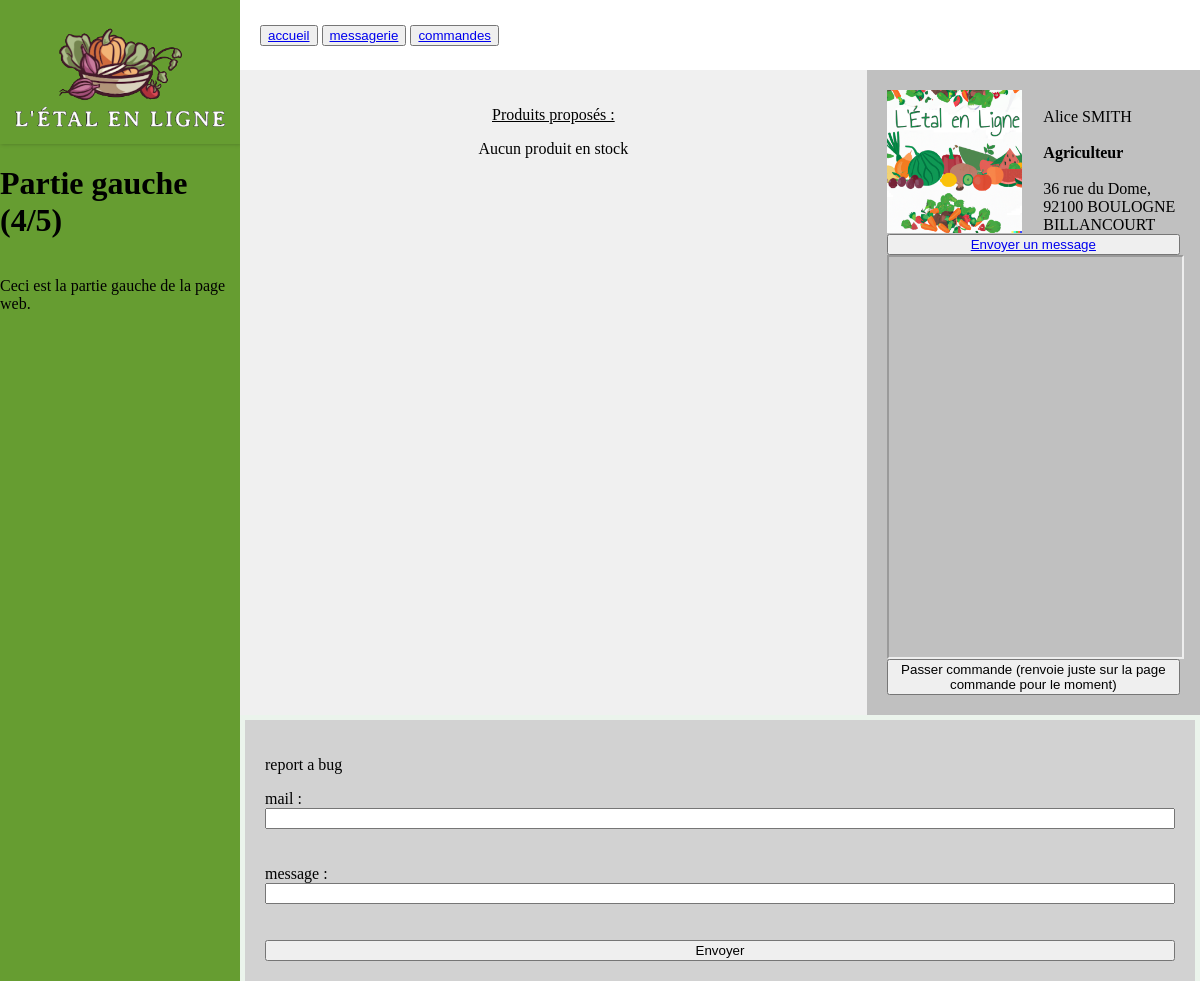
The page /producteur.php?Id_Prod=2 on the database its author committed.
### tables this page shows
CREATE TABLE PRODUCTEUR(
   Id_Prod INT,
   Id_Uti INT NOT NULL,
   Prof_Prod VARCHAR(50),
   PRIMARY KEY(Id_Prod),
   UNIQUE(Id_Uti),
   FOREIGN KEY(Id_Uti) REFERENCES UTILISATEUR(Id_Uti)
);

CREATE TABLE UTILISATEUR(
   Id_Uti INT,
   Prenom_Uti VARCHAR(50) NOT NULL,
   Nom_Uti VARCHAR(50) NOT NULL,
   Mail_Uti VARCHAR(50) NOT NULL,
   Adr_Uti VARCHAR(200) NOT NULL,
   Pwd_Uti VARCHAR(50) NOT NULL,
   PRIMARY KEY(Id_Uti),
   UNIQUE(Mail_Uti)
);

### producteur.php (the view, shortened to what this page needs)
<!DOCTYPE html>
<html lang="fr">
<head>
    <link rel="stylesheet" type="text/css" href="css/style.css">
</head>
<body>
    <?php
     function dbConnect(){
        $host = 'localhost';
        $dbname = 'sae3';
        $user = 'root';
        $password = '';
        return new PDO('mysql:host='.$host.';dbname='.$dbname,$user,$password);
      }
      $Id_Prod = $_GET["Id_Prod"];
    ?>
    <div class="container">
        <div class="left-column">
            <img class="logo" src="img/logo.png">
            <h1>Partie gauche (4/5)</h1>
            <p>Ceci est la partie gauche de la page web.</p>
        </div>
        <div class="right-column">
            <div class="fixed-banner">
                <div class="banner-left">
                    <div class="button-container">
                        <button class="button"><a href="index.php">accueil</a></button>
                        <button class="button"><a href="message.php">messagerie</a></button>
                        <button class="button"><a href="commandes.php">commandes</a></button>
                    </div>
                </div>
                <div class="banner-right">
                </div>
            </div>
            <form method="get" action="insert_commande.php">
            <div class="content-container">
                <div class="product">
                    <p><center><U>Produits proposés :</U></center></p>
                    <div class="gallery-container">
                        <?php
                            $bdd=dbConnect();
                            $queryGetProducts = $bdd->query(('SELECT Id_Produit, Id_Prod, Nom_Produit, Desc_Type_Produit, Prix_Produit_Unitaire, Nom_Unite_Prix, Qte_Produit FROM produits_d_un_producteur  WHERE Id_Prod=\''.$Id_Prod.'\';'));
                            $returnQueryGetProducts = $queryGetProducts->fetchAll(PDO::FETCH_ASSOC);
                            if(count($returnQueryGetProducts)==0){
                                echo "Aucun produit en stock";
                            }
                        ?>
                    </div>
                </div>
                <div class="producteur">
                    <?php
                        $bdd=dbConnect();
                        $queryInfoProd = $bdd->query(('SELECT utilisateur.Adr_Uti, Prenom_Uti, Nom_Uti, Prof_Prod FROM utilisateur INNER JOIN producteur ON utilisateur.Id_Uti = producteur.Id_Uti WHERE producteur.Id_Prod=\''.$Id_Prod.'\';'));
                        $returnQueryInfoProd = $queryInfoProd->fetchAll(PDO::FETCH_ASSOC);
                        $address = $returnQueryInfoProd[0]["Adr_Uti"];
                        $nom = $returnQueryInfoProd[0]["Nom_Uti"];
                        $prenom = $returnQueryInfoProd[0]["Prenom_Uti"];
                        $profession = $returnQueryInfoProd[0]["Prof_Prod"];
                    ?>
                    <div class="info-container">
						<div class="img-prod">
                        	<img class="img-test" src="/img_producteur/<?php echo $Id_Prod; ?>.png" alt="Image utilisateur" style="width: 99%; height: 99%;">
						</div>
						<div class="text-info">
                            <?php
                                echo '</br>'.$prenom . ' ' . strtoupper($nom) . '</br></br><strong>' . $profession.'</strong></br></br>'.$address;
                            ?>
                        </div>
                    </div>
					<button class="button"><a href="message.php?Id_Interlocuteur=<?php echo $Id_Prod; ?>">Envoyer un message</a></button>
                    <?php
                        if (isset($address)) {
                            $address = str_replace(" ", "+", $address);
                    ?>
                    <iframe class="map-frame" src="https://maps.google.com/maps?&q=<?php echo $address; ?>&output=embed "
                        width="100%" height="100%"
                    ></iframe>
                    <?php }
                    ?>
                <button type="submit">Passer commande (renvoie juste sur la page commande pour le moment)</button>
            </form>
                </div>
            </div>
            <form class="formulaire" action="bug_report.php" method="post">
                <p class="centered">report a bug</p>
                <label for="mail">mail :</label>
                <input type="text" name="mail" id="mail" required><br><br>
                <label for="pwd">message : </label>
                <input type="text" name="message" id="message" required><br><br>
                <input type="submit" value="Envoyer">
            </form>
</body>
</html>

### css/style.css (style rules this page uses)
html { height: 100%; }
body { height: 100%; margin: 0; padding: 0; }
.container { display: flex; height: 100%; }
.right-column { flex: 4; background-color: #EBF4EC; justify-content: center; height: 100%; }
.left-column { flex: 1; background-color: #669D31; display: flex; flex-direction: column; height: 100%; }
.fixed-banner { height: 70px; background-color: #fff; display: flex; }
.banner-left { flex: 1; display: flex; align-items: center; padding: 0 20px; }
.banner-right { flex: 1; display: flex; justify-content: flex-end; align-items: center; padding: 0 20px; }
.gallery-container { display: flex; flex-wrap: wrap; justify-content: center ; gap: 10px; }
.formulaire { background-color: #d2d2d2; padding: 20px; display: flex; flex-direction: column; margin: 5px; justify-content: center; }
.content-container { display: flex; }
.product { flex: 2; background-color: #f0f0f0; padding: 20px; }
.producteur { flex: 1; background-color: #c0c0c0; padding: 20px; display: flex; flex-direction: column; }
.info-container { display: flex; }
.map-frame { width: 100%; height: 400px; }
.img-prod { flex: 1; width: 100%; height: 100%; }
.text-info { flex: 1; margin-left: 20px; }
.logo { width: 100%; box-shadow: 1px 0px 4px 0px rgba(0, 0, 0, 0.25); }

### rows shown on the page
producteur: Id_Uti.Prenom_Uti "Alice", Id_Uti.Nom_Uti "SMITH", Prof_Prod "Agriculteur", Id_Uti.Adr_Uti "36 rue du Dome, 92100 BOULOGNE BILLANCOURT"
